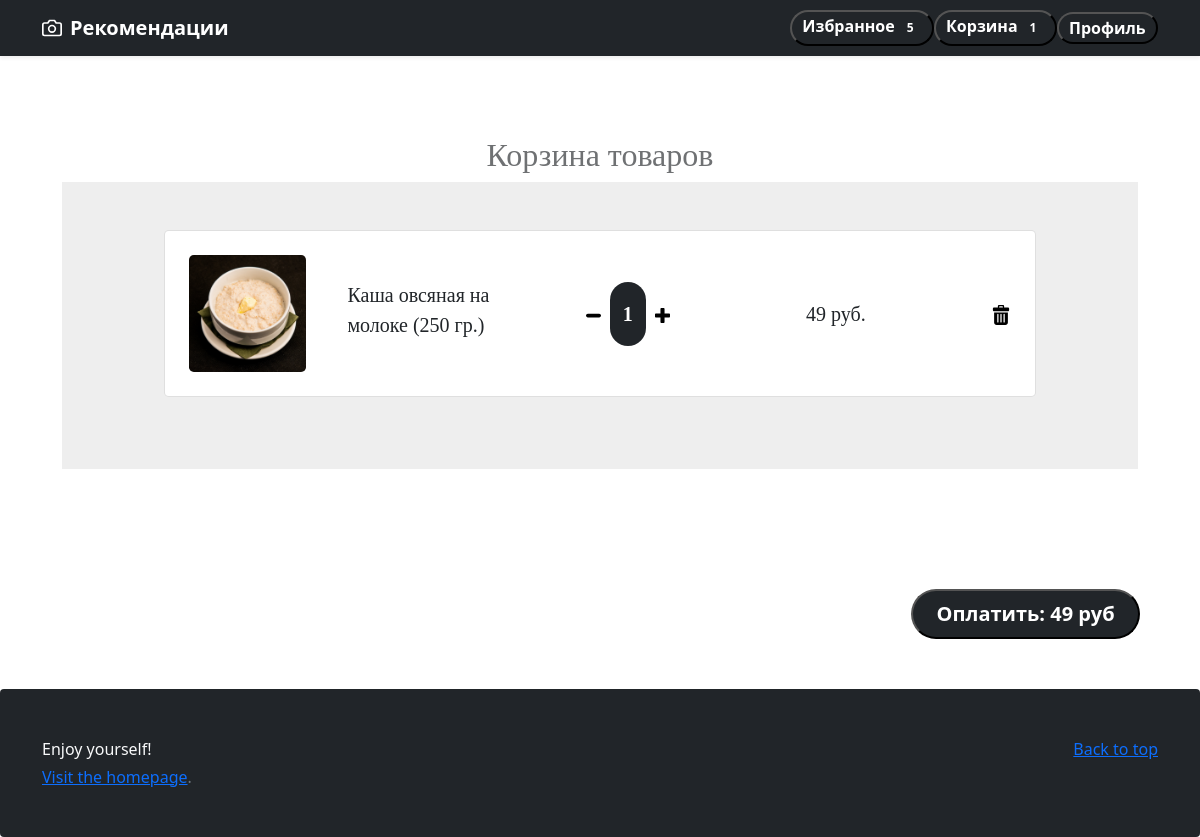
The page /cart (signed in) on the database its author committed.
### app.py (models this page shows, shortened)
class Product(db.Model):
    idItem = db.Column(db.Integer, primary_key=True)
    title = db.Column(db.String(50), nullable=False)
    desc = db.Column(db.String(200))
    price = db.Column(db.Integer, nullable=False)
    img = db.Column(db.String, nullable=False)
    idCategory = db.Column(db.Integer, nullable=False)
    @staticmethod
    def select_data_product_by_ids(prod_ids):
        sql = PRODUCTS_IN_PROD_IDS.format(prod_ids=prod_ids)
        cursor = db.session.execute(text(sql))
        return cursor.all()

### main.py (the view)
@app.route('/cart', methods=['POST', 'GET'])
def cart():
    if current_user.is_authenticated:
        if request.method == 'POST':
            itemsinbag = ItemsInBag.query.filter_by(idUser=current_user.id).all()
            if itemsinbag:
                orderId = insert_dataset_data(itemsinbag, current_user.id)
                orders_update(itemsinbag, orderId)
        items_in_cart = ItemsInBag.query.filter_by(idUser=current_user.id).all()
        prod_ids = "(" + ", ".join([str(item.idItem) for item in items_in_cart]) + ")"
        items_in_bag = Product.select_data_product_by_ids(prod_ids)
        iib_with_num = product_with_numItems(items_in_bag, (item.numItems for item in items_in_cart))
        cart, like = cart_and_like()
        return render_template('cart.html', items_in_bag_with_num=iib_with_num, cart=cart, like=like)
    else:
        return render_template('cart.html')

### helpers.py (called while the page is built)
def product_with_numItems(products, numItems):
    return [(product, numItem) for product, numItem in zip(products, numItems)]

### main.py (called while the page is built)
def cart_and_like():
    cart = len(ItemsInBag.query.filter_by(idUser=current_user.id).all())
    like = len(ItemsInFavorite.query.filter_by(idUser=current_user.id).all())
    return cart, like

@login_manager.user_loader
def load_user(user):
    return User.query.get(int(user))

### templates/cart.html (shortened to what this page needs)
{% extends 'base.html' %}
{% block style %}<link rel="stylesheet" href='/static/style/cart_style.css'/>{% endblock %}
{% block body %}
<main>
    <section class="cart">
        <div class="container-fluid">
            <div class="row justify-content-center">
                <div class="col-sm-6 bg-white rounded-pill">
                    <div class="cart-wrap">
                        <h2>Корзина товаров</h2>
                    </div>
                </div>
            </div>
            {% if items_in_bag_with_num %}
                    <section class="h-100" style="background-color: #eee;">
                      <div class="container h-100 py-5">
                        <div class="row d-flex justify-content-center align-items-center h-100">
                          <div class="col-10">
                              {% for (item, num) in items_in_bag_with_num %}
                            <div class="card rounded-3 mb-4">
                              <div class="card-body p-4">
                                <div class="row d-flex justify-content-between align-items-center">
                                  <div class="col-md-2 col-lg-2 col-xl-2">
                                    <img
                                      src="{{item[4]}}"
                                      class="img-fluid rounded-3">
                                  </div>
                                  <div class="col-md-3 col-lg-3 col-xl-3">
                                    <p class="lead fw-normal mb-2">{{item[1]}}</p>
                                  </div>
                                  <div class="col-md-3 col-lg-3 col-xl-2 d-flex">
                                    <button class="btn btn-link px-2"
                                            onclick="actionItem('{{item[0]}}', -1, '{{item[3]}}')">
                                      <img src="/static/icons/minus.svg" width="15" height="15">
                                    </button>
                                    <span id='{{item[0]}}' class="badge bg-dark rounded-pill"
                                          style="line-height: 50px; font-size: 20px">
                                        {{num}}
                                    </span>
                                    <button class="btn btn-link px-2"
                                            onclick="actionItem('{{item[0]}}', 1, '{{item[3]}}')">
                                      <img src="/static/icons/plus.svg" width="15" height="15">
                                    </button>
                                  </div>
                                  <div class="col-md-3 col-lg-2 col-xl-2 offset-lg-1">
                                    <h5 id='{{item[0]}}-price' class="mb-0">{{item[3] * num}} руб.</h5>
                                  </div>
                                  <div class="col-md-1 col-lg-1 col-xl-1 text-end">
                                    <a href="#!" class="text-danger">
                                        <img src="/static/icons/trash.svg" width="20" height="20">
                                    </a>
                                  </div>
                                </div>
                              </div>
                            </div>
                              {% endfor %}
                          </div>
                        </div>
                      </div>
                    </section>
            {% endif %}
        </div>
    </section>
    <form action="/cart" enctype="application/json" method="POST" style="margin: 0px 5% 50px 0">
        <button style="font-size : 100%;" class="badge bg-dark rounded-pill">
            <span id='amount' class="badge badge-primary" style="font-size: 20px">Оплатить</span>
        </button>
    </form>
</main>
{% endblock %}

### static/style/cart_style.css (style rules this page uses)
.cart { padding: 80px 50px 120px 50px; font-family: "SegoeWPN"; }
.cart-wrap { text-align: center; color: #6f7173; }
form { display: flex; justify-content: end; margin-right: 125px }

### rows shown on the page
Product: img (picture), title "Каша овсяная на молоке (250 гр.)", item[3]*num "49"

### other values the page prints
{{ like }} "5"
{{ cart }} "1"
{{ num }} "1"
